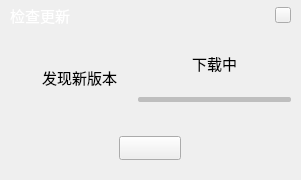
<?xml version="1.0" encoding="UTF-8"?>
<ui version="4.0">
 <class>QtUpdateClass</class>
 <widget class="QMainWindow" name="QtUpdateClass">
  <property name="geometry">
   <rect>
    <x>0</x>
    <y>0</y>
    <width>301</width>
    <height>180</height>
   </rect>
  </property>
  <property name="windowTitle">
   <string>QtUpdate</string>
  </property>
  <widget class="QWidget" name="centralWidget">
   <layout class="QHBoxLayout" name="horizontalLayout">
    <property name="spacing">
     <number>0</number>
    </property>
    <property name="leftMargin">
     <number>0</number>
    </property>
    <property name="topMargin">
     <number>0</number>
    </property>
    <property name="rightMargin">
     <number>0</number>
    </property>
    <property name="bottomMargin">
     <number>0</number>
    </property>
    <item>
     <widget class="QWidget" name="widget" native="true">
      <layout class="QVBoxLayout" name="verticalLayout">
       <property name="spacing">
        <number>0</number>
       </property>
       <property name="leftMargin">
        <number>0</number>
       </property>
       <property name="topMargin">
        <number>0</number>
       </property>
       <property name="rightMargin">
        <number>0</number>
       </property>
       <property name="bottomMargin">
        <number>0</number>
       </property>
       <item>
        <widget class="QWidget" name="top_widget" native="true">
         <property name="minimumSize">
          <size>
           <width>0</width>
           <height>30</height>
          </size>
         </property>
         <property name="maximumSize">
          <size>
           <width>16777215</width>
           <height>30</height>
          </size>
         </property>
         <layout class="QHBoxLayout" name="horizontalLayout_3">
          <property name="leftMargin">
           <number>10</number>
          </property>
          <property name="topMargin">
           <number>0</number>
          </property>
          <property name="rightMargin">
           <number>10</number>
          </property>
          <property name="bottomMargin">
           <number>0</number>
          </property>
          <item>
           <widget class="QLabel" name="label">
            <property name="font">
             <font>
              <family>微软雅黑</family>
              <pointsize>11</pointsize>
             </font>
            </property>
            <property name="styleSheet">
             <string notr="true">color: rgb(255, 255, 255);</string>
            </property>
            <property name="text">
             <string>检查更新</string>
            </property>
           </widget>
          </item>
          <item>
           <widget class="QLabel" name="label_2">
            <property name="text">
             <string/>
            </property>
           </widget>
          </item>
          <item>
           <widget class="QPushButton" name="close_pushButton">
            <property name="minimumSize">
             <size>
              <width>16</width>
              <height>16</height>
             </size>
            </property>
            <property name="maximumSize">
             <size>
              <width>16</width>
              <height>16</height>
             </size>
            </property>
            <property name="text">
             <string/>
            </property>
           </widget>
          </item>
         </layout>
        </widget>
       </item>
       <item>
        <widget class="QWidget" name="center_widget" native="true">
         <layout class="QHBoxLayout" name="horizontalLayout_4">
          <property name="spacing">
           <number>0</number>
          </property>
          <property name="leftMargin">
           <number>0</number>
          </property>
          <property name="topMargin">
           <number>0</number>
          </property>
          <property name="rightMargin">
           <number>0</number>
          </property>
          <property name="bottomMargin">
           <number>0</number>
          </property>
          <item>
           <widget class="QWidget" name="page1_widget" native="true">
            <layout class="QVBoxLayout" name="verticalLayout_2">
             <item>
              <layout class="QHBoxLayout" name="horizontalLayout_5">
               <item>
                <widget class="QLabel" name="newversion_label">
                 <property name="font">
                  <font>
                   <family>微软雅黑</family>
                   <pointsize>11</pointsize>
                  </font>
                 </property>
                 <property name="text">
                  <string/>
                 </property>
                 <property name="alignment">
                  <set>Qt::AlignCenter</set>
                 </property>
                </widget>
               </item>
              </layout>
             </item>
            </layout>
           </widget>
          </item>
          <item>
           <widget class="QWidget" name="page2_widget" native="true">
            <layout class="QVBoxLayout" name="verticalLayout_3">
             <item>
              <widget class="QLabel" name="version_label">
               <property name="font">
                <font>
                 <family>微软雅黑</family>
                 <pointsize>11</pointsize>
                </font>
               </property>
               <property name="text">
                <string>发现新版本</string>
               </property>
               <property name="alignment">
                <set>Qt::AlignCenter</set>
               </property>
              </widget>
             </item>
            </layout>
           </widget>
          </item>
          <item>
           <widget class="QWidget" name="page3_widget" native="true">
            <layout class="QVBoxLayout" name="verticalLayout_4">
             <property name="spacing">
              <number>0</number>
             </property>
             <property name="leftMargin">
              <number>10</number>
             </property>
             <property name="topMargin">
              <number>0</number>
             </property>
             <property name="rightMargin">
              <number>10</number>
             </property>
             <property name="bottomMargin">
              <number>0</number>
             </property>
             <item>
              <spacer name="verticalSpacer_3">
               <property name="orientation">
                <enum>Qt::Vertical</enum>
               </property>
               <property name="sizeHint" stdset="0">
                <size>
                 <width>20</width>
                 <height>40</height>
                </size>
               </property>
              </spacer>
             </item>
             <item>
              <widget class="QLabel" name="progress_label">
               <property name="font">
                <font>
                 <family>微软雅黑</family>
                 <pointsize>11</pointsize>
                </font>
               </property>
               <property name="text">
                <string>下载中</string>
               </property>
               <property name="alignment">
                <set>Qt::AlignCenter</set>
               </property>
              </widget>
             </item>
             <item>
              <spacer name="verticalSpacer_2">
               <property name="orientation">
                <enum>Qt::Vertical</enum>
               </property>
               <property name="sizeHint" stdset="0">
                <size>
                 <width>20</width>
                 <height>40</height>
                </size>
               </property>
              </spacer>
             </item>
             <item>
              <widget class="QProgressBar" name="progressBar">
               <property name="maximumSize">
                <size>
                 <width>16777215</width>
                 <height>5</height>
                </size>
               </property>
               <property name="styleSheet">
                <string notr="true">QProgressBar{
	background-color: rgb(190, 190, 190);
        border: none;
        border-radius: 2px;}
QProgressBar::chunk{
		border-radius:2px;
        background-color: rgb(7, 157, 210);}</string>
               </property>
               <property name="value">
                <number>0</number>
               </property>
               <property name="alignment">
                <set>Qt::AlignCenter</set>
               </property>
               <property name="textVisible">
                <bool>false</bool>
               </property>
               <property name="invertedAppearance">
                <bool>false</bool>
               </property>
               <property name="textDirection">
                <enum>QProgressBar::TopToBottom</enum>
               </property>
              </widget>
             </item>
             <item>
              <spacer name="verticalSpacer">
               <property name="orientation">
                <enum>Qt::Vertical</enum>
               </property>
               <property name="sizeHint" stdset="0">
                <size>
                 <width>20</width>
                 <height>40</height>
                </size>
               </property>
              </spacer>
             </item>
            </layout>
           </widget>
          </item>
         </layout>
         <zorder>top_widget</zorder>
         <zorder>page1_widget</zorder>
         <zorder>page2_widget</zorder>
         <zorder>page3_widget</zorder>
        </widget>
       </item>
       <item>
        <widget class="QWidget" name="bottom_widget" native="true">
         <property name="minimumSize">
          <size>
           <width>0</width>
           <height>56</height>
          </size>
         </property>
         <property name="maximumSize">
          <size>
           <width>16777215</width>
           <height>56</height>
          </size>
         </property>
         <layout class="QHBoxLayout" name="horizontalLayout_2">
          <property name="topMargin">
           <number>12</number>
          </property>
          <property name="bottomMargin">
           <number>20</number>
          </property>
          <item>
           <widget class="QPushButton" name="pushButton">
            <property name="minimumSize">
             <size>
              <width>62</width>
              <height>24</height>
             </size>
            </property>
            <property name="maximumSize">
             <size>
              <width>62</width>
              <height>24</height>
             </size>
            </property>
            <property name="text">
             <string/>
            </property>
           </widget>
          </item>
         </layout>
        </widget>
       </item>
      </layout>
     </widget>
    </item>
   </layout>
  </widget>
 </widget>
 <layoutdefault spacing="6" margin="11"/>
 <resources>
  <include location="qtupdate.qrc"/>
 </resources>
 <connections/>
</ui>
